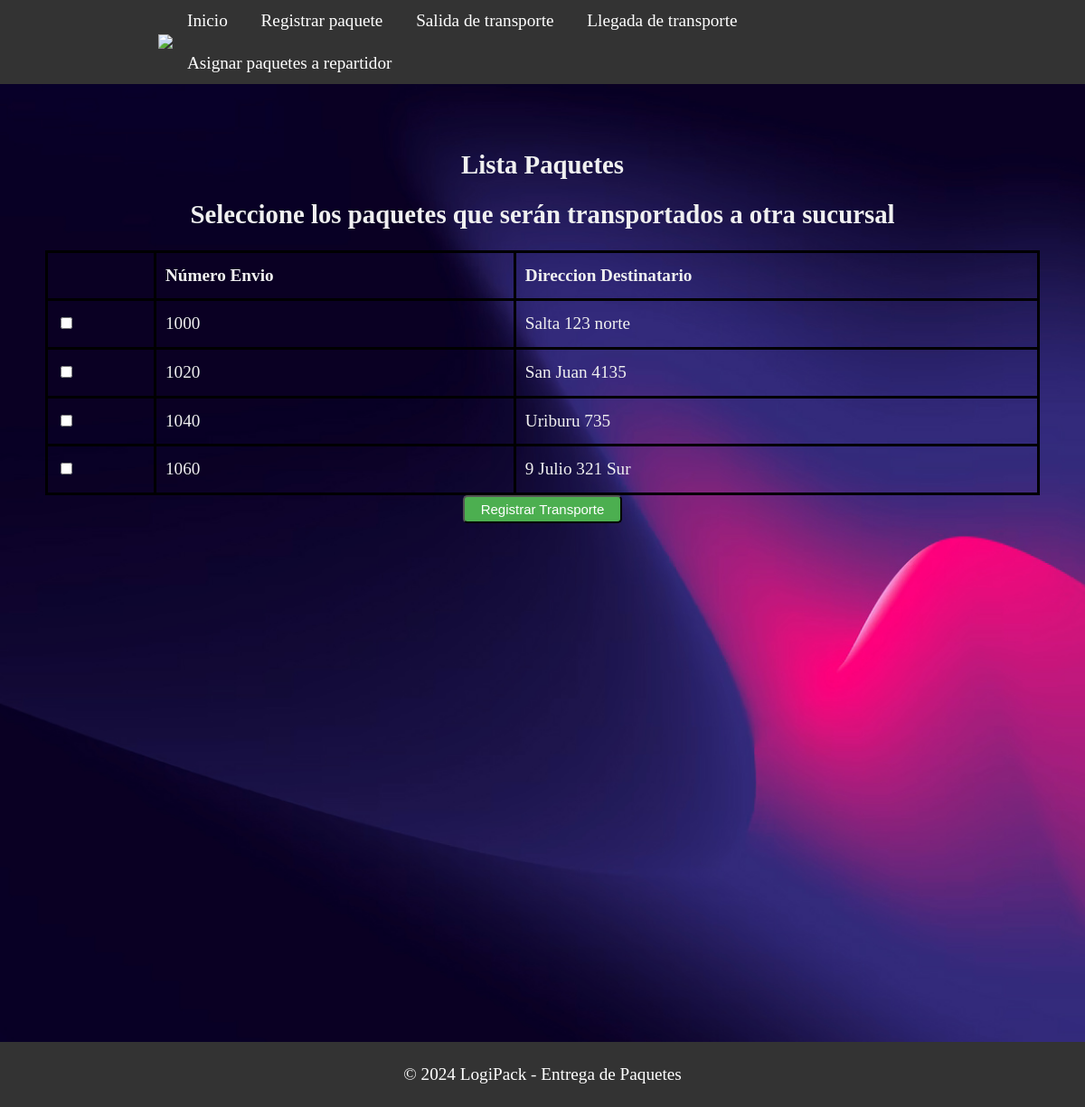
The app's page /seleccionar_paquetes/2 with its own data.
### models.py (models this page shows)
class Paquete(db.Model):
    __tablename__ = 'paquete'
    id = db.Column(db.Integer,primary_key=True)
    numeroenvio = db.Column(db.String(20),unique=True,nullable=False)
    peso = db.Column(db.String(80),nullable=False)
    nomdestinatario = db.Column(db.String(80),nullable=False)
    dirdestinatario = db.Column(db.String(80),nullable=False)
    entregado =  db.Column(db.String(80),nullable=False)
    observaciones =  db.Column(db.String(80),nullable=False)
    idsucursal= db.Column(db.Integer,db.ForeignKey('sucursal.id'))
    idtransporte= db.Column(db.Integer,db.ForeignKey('transporte.id'))
    idrepartidor= db.Column(db.Integer,db.ForeignKey('repartidor.id'))

### app.py (the view)
@app.route('/seleccionar_paquetes/<int:sucursal_id>')
def seleccionar_paquetes(sucursal_id):
    paquetes = Paquete.query.filter_by(entregado=False, idrepartidor=0).all() #Busca los paquetes que no fueron entregados o que no tiene repartidores asignados
    return render_template('despachanteListaPaquetes.html', paquetes=paquetes, sucursal_id=sucursal_id)

### templates/despachanteListaPaquetes.html (shortened to what this page needs)
<!DOCTYPE html>
<html>
<head>
    <link rel="stylesheet" type="text/css" href="{{ url_for('static', filename='css/style_sucursales.css') }}">
</head>
<body>
<header class="header">
    <div class="container logo-container">
        <a href="#" class="logo"><img src="static/img/logo.jpg"></a>
        <nav class="menu">
            <ul>
                <li><a href="{{ url_for('saludo') }}">Inicio</a></li>
                <li><a href="{{ url_for('despachante_registrar_paquete') }}">Registrar paquete</a></li>
                <li><a href="{{ url_for('salidaTransporte') }}">Salida de transporte</a></li>
                <li><a href="#">Llegada de transporte</a></li>
                <li><a href="#">Asignar paquetes a repartidor</a></li>
            </ul>
        </nav>
    </div>
</header>
<section class="section-principal">
    <div class="containerSucursal">
        <h1>Lista Paquetes</h1>
        <h2>Seleccione los paquetes que serán transportados a otra sucursal</h2>
        <form action="{{ url_for('registrar_paquete_transporte') }}" method="POST">
            <table>
                <thead>
                    <tr>
                        <th></th>
                        <th>Número Envio</th>
                        <th>Direccion Destinatario</th>
                    </tr>
                </thead>
                <tbody>
                    {% for paquete in paquetes %}
                        <tr>
                            <td>
                                <input type="checkbox" name="paquetes" value="{{ paquete.numeroenvio }}">
                            </td>
                            <td>{{ paquete.numeroenvio }}</td>
                            <td>{{ paquete.dirdestinatario }}</td>
                        </tr>
                    {% endfor %}
                </tbody>
            </table>
            <button type="submit" class="sesion">Registrar Transporte</button>
        </form>
    </div>
</section>
<footer>
    <div class="container">
        <p>&copy; 2024 LogiPack - Entrega de Paquetes</p>
    </div>
</footer>
</body>
</html>

### static/css/style_sucursales.css (style rules this page uses)
body { width: 100%; font-family: georgia,times,serif; color: #333; background-image: url('hero-bg.jpg'); background-size: cover; font-size: 1.2rem; line-height: 1.6em; margin: 0; }
.header { background:#333; color:white; }
.header a { color:white; text-decoration:none; }
.menu ul { margin: 0; padding: 0; list-style: none; }
.menu ul li { display: inline-block; }
.menu ul li a { display: block; padding: 0.5rem 1rem; transition: all 0.4s linear; border-radius: 5px; }
.logo { letter-spacing: 15px; font-size:1.3em; }
.logo img { width: 2.2em; }
.logo-container { display: flex; justify-content: space-between; align-items: center; }
.container { max-width: 850px; margin: 0 auto; }
.sesion { display: inline-block; background-color: #4CAF50; color: #fff; padding: 5px 18px; text-decoration: none; font-size: 15px; border-radius: 5px; transition: background-color 0.3s ease; }
table { width: 100%; border-collapse: collapse; }
table, th, td { border: 3px solid black; }
th, td { padding: 10px; text-align: left; }
.section-principal { height: 120vh; padding: 50px; background:tomato; color:rgb(240,240,240); text-align: center; background-image: url('hero-bg.jpg'); background-size: cover; }
footer { background-color: #333; color: #fff; text-align: center; padding: 1px; }

### records on screen
Paquete: numeroenvio "1000", dirdestinatario "Salta 123 norte"
Paquete: numeroenvio "1020", dirdestinatario "San Juan 4135"
Paquete: numeroenvio "1040", dirdestinatario "Uriburu 735"
Paquete: numeroenvio "1060", dirdestinatario "9 Julio 321 Sur"
